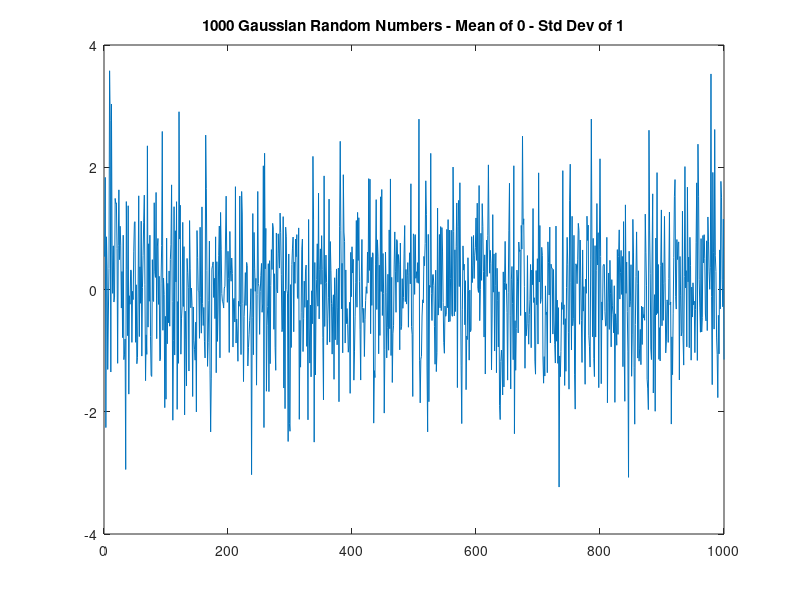
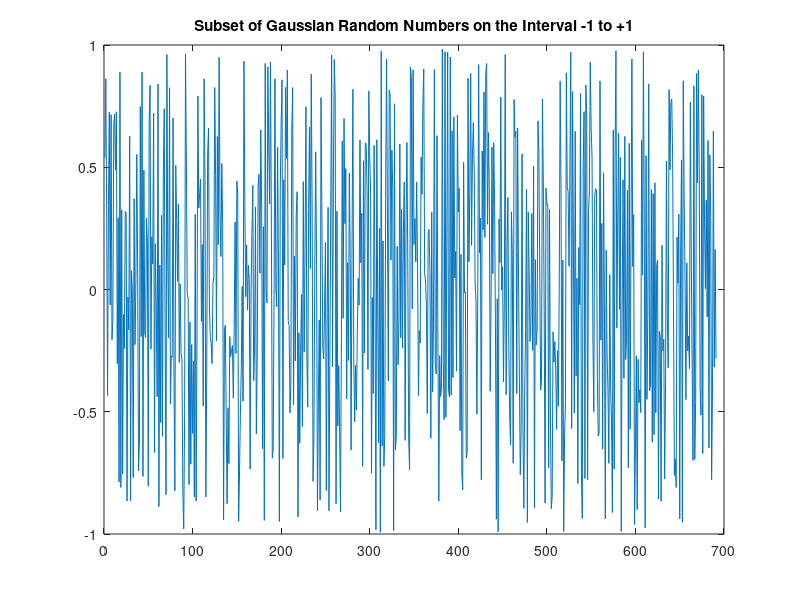

These charts were generated, in order, by the following MATLAB code:
%
%  find_interval.m
%
%  EE 5003
%  Mark Musil
%  February 1 2022

% start
clear all
close all

% load in the set of 1000 Gaussian random numbers from a MAT file
load('interval_data.mat')
samples = (1:1000)';

% Plot the set of 1000 Gaussian random numbers
f1 = figure;
plot(samples, random_numbers)
title('1000 Gaussian Random Numbers - Mean of 0 - Std Dev of 1')

% Find the index and the value of the largest number in random_numbers
minSample = min(random_numbers);
maxSample = max(random_numbers);

maxValueOneHot = (random_numbers == maxSample) ;
maxValueIndex = find(maxValueOneHot);
fprintf(' The largest number is %4.2f and is located at position %d \n',...
    random_numbers(maxValueIndex) , maxValueIndex);

% First find the subset of the numbers that are less than +1

subset = random_numbers(random_numbers < 1 );

% Now find the subset of the subset that are greater than -1
subset = subset(subset > -1);


% Save the subset in a MAT-file named "subset_random"
save('subset_random.mat', 'subset')

% Create a new figure window
f2 = figure;

% Plot the subset
plot(1:length(subset), subset)
title('Subset of Gaussian Random Numbers on the Interval -1 to +1')

% Find the index and the value of the largest number in subset

maxSample = max(subset);
maxValueOneHot = (subset == maxSample) ;
maxValueIndex = find(maxValueOneHot);
fprintf(' The largest number on the subset (-1:1) is %4.2f and is located at position %d \n',...
    random_numbers(maxValueIndex) , maxValueIndex);
